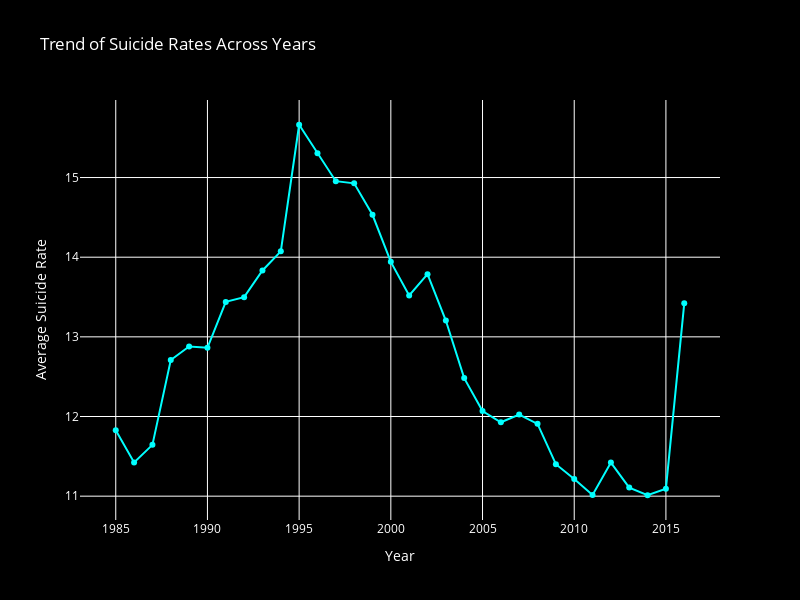

The notebook cell saved with this chart:
### Code cell
import plotly.express as px

suicide_trend = df.groupby('year')['suicides/100k pop'].mean().reset_index()

fig_suicide_trend = px.line(
    suicide_trend, 
    x='year', 
    y='suicides/100k pop', 
    title='Trend of Suicide Rates Across Years',
    labels={'year': 'Year', 'suicides/100k pop': 'Average Suicide Rate'},
    markers=True
)

fig_suicide_trend.update_traces(line=dict(color='cyan', width=2))

fig_suicide_trend.update_layout(
    plot_bgcolor='black',
    paper_bgcolor='black',
    font=dict(color='white'),
    xaxis=dict(title='Year', tickfont=dict(color='white')),
    yaxis=dict(title='Average Suicide Rate', tickfont=dict(color='white')),
    height=600,
    width=800
)

### Figure 1 — Plotly figure (JSON) as saved in the notebook; plotly's stock layout.template omitted (floating-point values rounded to 4 significant figures)
{"data": [{"hovertemplate": "Year=%{x}<br>Average Suicide Rate=%{y}<extra></extra>", "legendgroup": "", "line": {"color": "cyan", "dash": "solid", "width": 2}, "marker": {"symbol": "circle"}, "mode": "lines+markers", "name": "", "orientation": "v", "showlegend": false, "type": "scatter", "x": [1985, 1986, 1987, 1988, 1989, 1990, 1991, 1992, 1993, 1994, 1995, 1996, 1997, 1998, 1999, 2000, 2001, 2002, 2003, 2004, 2005, 2006, 2007, 2008, 2009, 2010, 2011, 2012, 2013, 2014, 2015, 2016], "xaxis": "x", "y": [11.83, 11.42, 11.64, 12.71, 12.88, 12.86, 13.44, 13.5, 13.83, 14.07, 15.66, 15.31, 14.95, 14.93, 14.53, 13.94, 13.52, 13.79, 13.21, 12.48, 12.07, 11.93, 12.03, 11.91, 11.4, 11.22, 11.02, 11.42, 11.11, 11.01, 11.09, 13.42], "yaxis": "y"}], "layout": {"font": {"color": "white"}, "height": 600, "legend": {"tracegroupgap": 0}, "paper_bgcolor": "black", "plot_bgcolor": "black", "title": {"text": "Trend of Suicide Rates Across Years"}, "width": 800, "xaxis": {"anchor": "y", "domain": [0, 1], "tickfont": {"color": "white"}, "title": {"text": "Year"}}, "yaxis": {"anchor": "x", "domain": [0, 1], "tickfont": {"color": "white"}, "title": {"text": "Average Suicide Rate"}}}}
